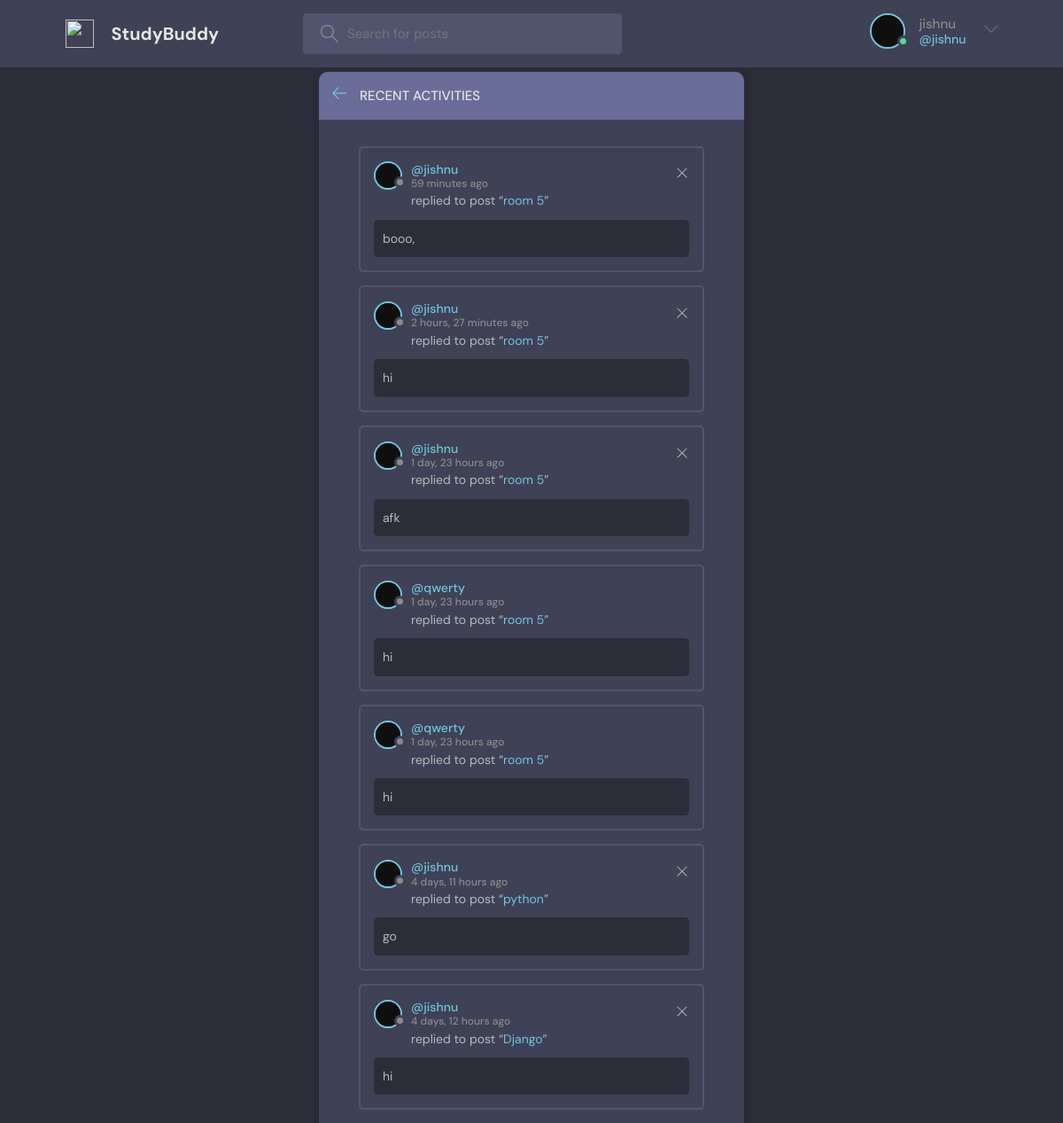
Screenshot of /activity/ (signed in) with the database file from the repository.
### chat/models.py (models this page shows, shortened)
class UserProfile(models.Model):
    user = models.OneToOneField(User, on_delete=models.CASCADE)
    bio = models.TextField(blank=True)
    profile_picture = models.ImageField(null=True, default="images/avatar.svg")

class Message(models.Model):
    user = models.ForeignKey(User, on_delete=models.CASCADE)
    room = models.ForeignKey(Room, on_delete=models.CASCADE)
    body = models.TextField()
    updated = models.DateTimeField(auto_now=True)
    created = models.DateTimeField(auto_now_add=True)
    class Meta:
        ordering = ['-updated', '-created']

class Room(models.Model):
    host = models.ForeignKey(User, on_delete=models.SET_NULL, null=True)
    topic = models.ForeignKey(Topic, on_delete=models.SET_NULL, null=True)
    name = models.CharField(max_length=200)
    description = models.TextField(null=True, blank=True)
    participants = models.ManyToManyField(
        User, related_name='participants', blank=True)
    updated = models.DateTimeField(auto_now=True)
    created = models.DateTimeField(auto_now_add=True)
    class Meta:
        ordering = ['-updated', '-created']
    def __str__(self):
        return self.name

### chat/views.py (the view)
# urls.py: path('activity/', views.activityPage, name="activity"),
def activityPage(request):
    room_messages = Message.objects.all()
    return render(request, 'base/activity.html', {'room_messages': room_messages})

### chat/templates/base/activity.html
{% extends 'main.html' %}
{% block content %}
<main class="layout">
  <div class="container">
    <div class="layout__box">
      <div class="layout__boxHeader">
        <div class="layout__boxTitle">
          <a href="{% url 'home' %}">
            <svg version="1.1" xmlns="http://www.w3.org/2000/svg" width="32" height="32" viewBox="0 0 32 32">
              <title>arrow-left</title>
              <path
                d="M13.723 2.286l-13.723 13.714 13.719 13.714 1.616-1.611-10.96-10.96h27.625v-2.286h-27.625l10.965-10.965-1.616-1.607z">
              </path>
              </path>
            </svg>
          </a>
          <h3>Recent Activities</h3>
        </div>
      </div>
      <div class="activities-page layout__body">
        {% for message in room_messages %}
        <div class="activities__box">
          <div class="activities__boxHeader roomListRoom__header">
            <a href="{% url 'user-profile' message.user.id %}" class="roomListRoom__author">
              <div class="avatar avatar--small">
                <img src="{{ user.userprofile.profile_picture.url }}" alt="Profile Picture">
              </div>
              <p>
                @{{message.user}}
                <span>{{message.created|timesince}} ago</span>
              </p>
            </a>
            {% if request.user == message.user %}
            <div class="roomListRoom__actions">
              <a href="{% url 'delete-message' message.id %}">
                <svg version="1.1" xmlns="http://www.w3.org/2000/svg" width="32" height="32" viewBox="0 0 32 32">
                  <title>remove</title>
                  <path
                    d="M27.314 6.019l-1.333-1.333-9.98 9.981-9.981-9.981-1.333 1.333 9.981 9.981-9.981 9.98 1.333 1.333 9.981-9.98 9.98 9.98 1.333-1.333-9.98-9.98 9.98-9.981z">
                  </path>
                </svg>
              </a>
            </div>
            {% endif %}
          </div>
          <div class="activities__boxContent">
            <p>replied to post “<a href="{% url 'room' message.room.id %}">{{message.room}}</a>”</p>
            <div class="activities__boxRoomContent">
              {{message.body}}
            </div>
          </div>
        </div>
        {% endfor %}
      </div>
    </div>
  </div>
</main>
{% endblock content %}

### templates/navbar.html (shortened to what this page needs)
{% load static %}
<header class="header header--loggedIn">
    <div class="container">
        <a href="{% url 'home' %}" class="header__logo">
            <img src="{% static 'images/logo.svg' %}" />
            <h1>StudyBuddy</h1>
        </a>
        <form class="header__search" method="GET" action="{% url 'home' %}">
            <label>
                <input name="q" placeholder="Search for posts" />
            </label>
        </form>
        <nav class="header__menu">
            {% if request.user.is_authenticated %}
            <div class="header__user">
                <a href="{% url 'update-user' request.user.id %}">
                    <div class="avatar avatar--medium active">
                        <img src="{{ user.userprofile.profile_picture.url }}" alt="Profile Picture">
                    </div>
                    <p>{{request.user.username}} <span>@{{request.user.username}}</span></p>
                </a>
                <button class="dropdown-button">
                    <svg version="1.1" xmlns="http://www.w3.org/2000/svg" width="32" height="32" viewBox="0 0 32 32">
                        <title>chevron-down</title>
                        <path d="M16 21l-13-13h-3l16 16 16-16h-3l-13 13z"></path>
                    </svg>
                </button>
            </div>
            {% else %}
            <a href="{% url 'login' %}">
                <img src="{% static 'images/avatar.svg' %}" />
                <p>Login</p>
            </a>
            {% endif %}
        </nav>
    </div>
</header>

### rows the page displays
Message: userprofile.profile_picture (picture), user "jishnu", created "59 minutes", room "room 5", body "booo,"
Message: userprofile.profile_picture (picture), user "jishnu", created "2 hours, 27 minutes", room "room 5", body "hi"
Message: userprofile.profile_picture (picture), user "jishnu", created "1 day, 23 hours", room "room 5", body "afk"
Message: userprofile.profile_picture (picture), user "qwerty", created "1 day, 23 hours", room "room 5", body "hi"
Message: userprofile.profile_picture (picture), user "qwerty", created "1 day, 23 hours", room "room 5", body "hi"
Message: userprofile.profile_picture (picture), user "jishnu", created "4 days, 11 hours", room "python", body "go"
Message: userprofile.profile_picture (picture), user "jishnu", created "4 days, 12 hours", room "Django", body "hi"

### other values shown
{{ request.user.username }} "jishnu"
